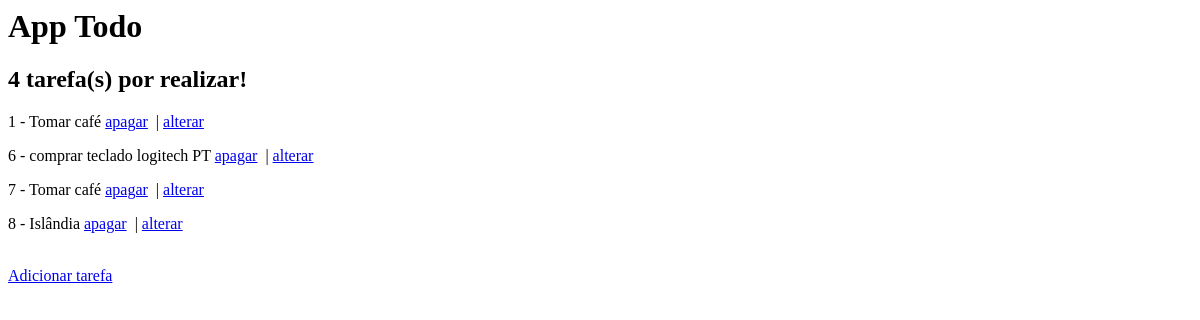
/todo/, run on an earlier commit of the app's database.
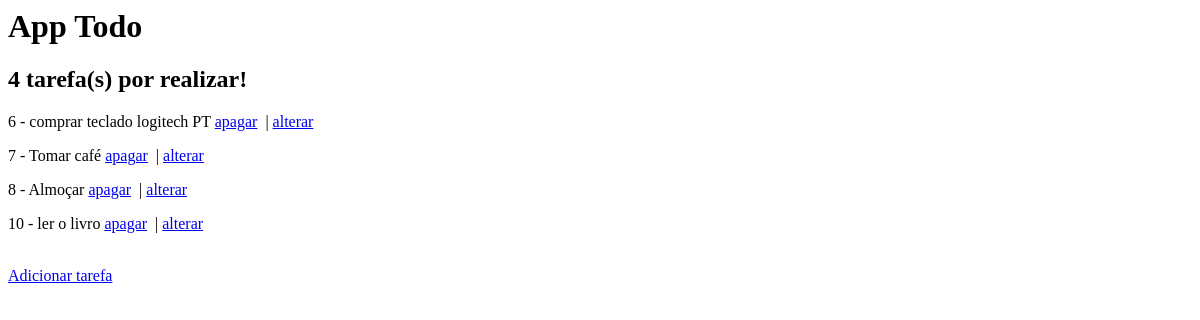
And on a later commit of the database.
### todo/models.py (models this page shows, shortened)
class Tarefa(models.Model):
    titulo = models.CharField('título',max_length=100) #,unique=True
    realizado = models.BooleanField(default=False)
    data = models.DateTimeField(auto_now_add=True) # data automaticamente inserida pelo próprio sistema

### todo/views.py (the view)
# urls.py: path('', views.mostrar_tarefas, name='mostrar_tarefas'),
def mostrar_tarefas(request):
    tarefas = Tarefa.objects.all()
    return render(request, "todo/home.html", {'tarefas':tarefas})

### todo/templates/todo/home.html (shortened to what this page needs)
<h1>App Todo</h1>
<h2>{{ tarefas | length }} tarefa(s) por realizar!</h2>
{% for x in tarefas %}
  <p>{{ x.id }} - {{ x.titulo }}
    <a href="{% url 'todo:eliminar_tarefa' x.id %}">apagar</a>
    &nbsp;|
    <a href="{% url 'todo:alterar_tarefa' x.id %}">alterar</a>
  </p>
{% endfor %}
<a href="{% url 'todo:inserir_tarefa' %}">Adicionar tarefa</a>

What changed in the data, as far as the page shows it:
removed Tarefa: id "1", titulo "Tomar café"
changed Tarefa id 8: titulo "Islândia" → "Almoçar"
added Tarefa: id "10", titulo "ler o livro"
